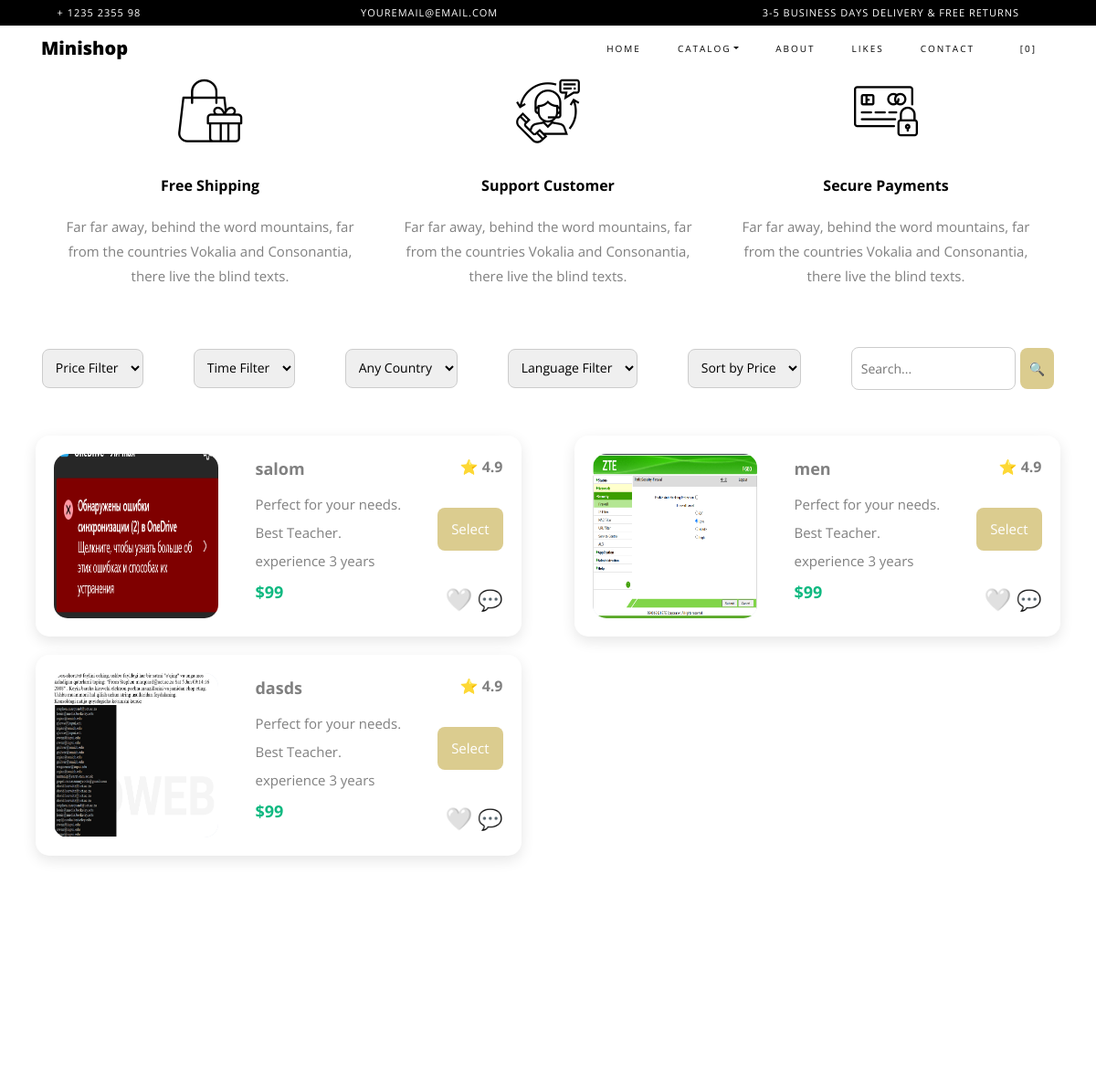
The app's page / (upper part), older data.
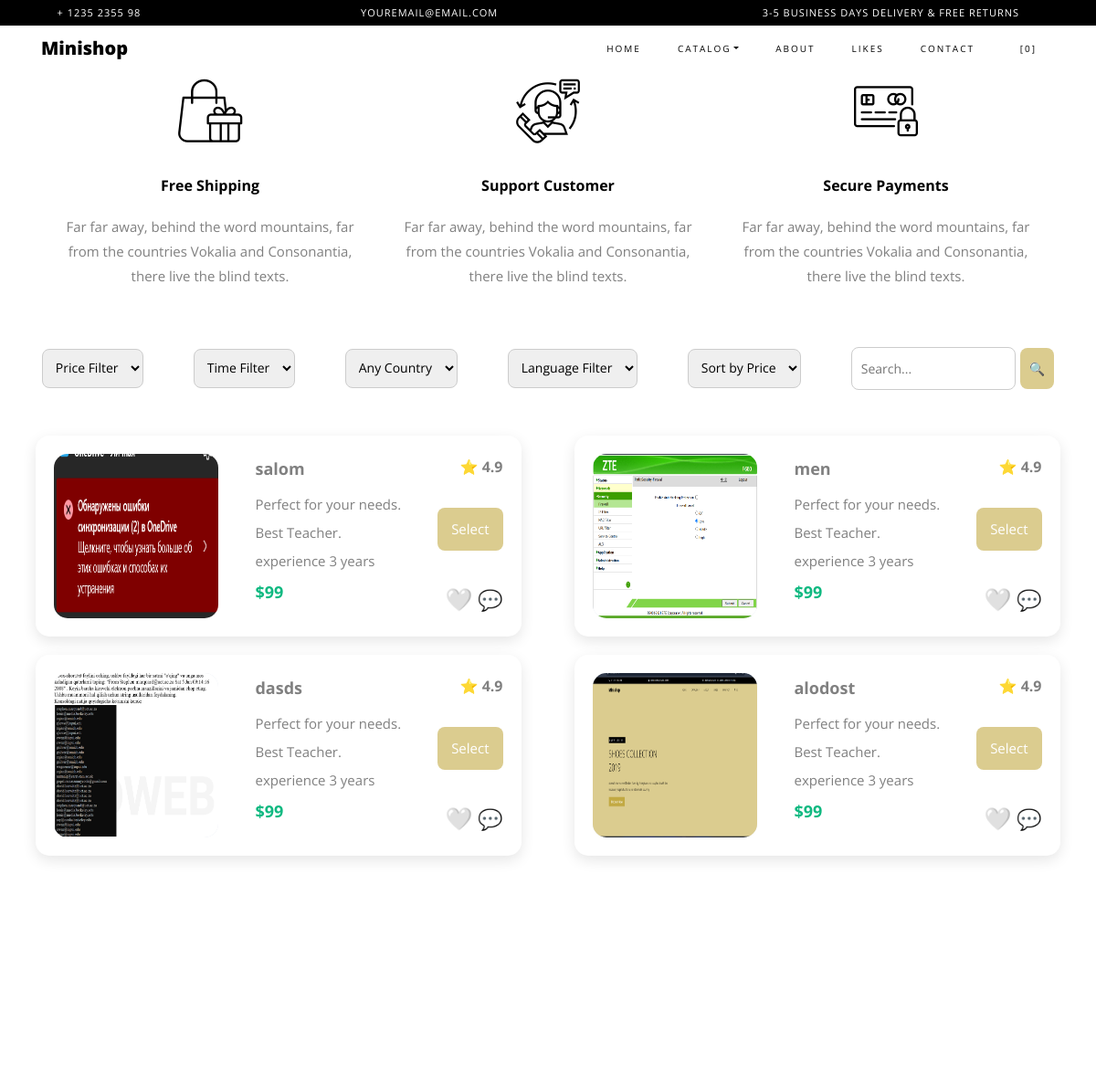
The same page, newer data.
### translator/models.py (models this page shows)
class Image(models.Model):
    title = models.CharField(max_length=50)
    image = models.ImageField(upload_to="images/")

### translator/views.py (the view)
# urls.py: path("",Index.as_view(),name="index")
class Index(ListView):
    model = Image
    context_object_name = "images"
    template_name = "translator/index.html"

### translator/templates/translator/index.html (shortened to what this page needs)
{% extends "base.html" %}
{% block main %}
    {% include 'translator/components/free.html' %}
    {% include 'translator/components/filter.html' %}
    {% include 'translator/components/cart.html' %}
{% endblock main %}

### translator/templates/translator/components/filter.html (shortened to what this page needs)
<section class="filter">
		<div class="filter-section">
			<select onchange="filter(this.value, 'price')">
				<option disabled selected>Price Filter</option>
			</select>
			<select onchange="filter(this.value, 'time')">
				<option disabled selected>Time Filter</option>
			</select>
			<select onchange="filter(this.value, 'country')">
				<option disabled selected>Any Country</option>
			</select>
			<select onchange="filter(this.value, 'language')">
				<option disabled selected>Language Filter</option>
			</select>
			<select onchange="sort(this.value)">
				<option disabled selected>Sort by Price</option>
			</select>
			<div class="search-box">
				<input type="text" id="searchInput" placeholder="Search..." />
				<button class="button" onclick="search()">🔍</button>
			</div>
		</div>
		<div class="card">
			{% for image in images %}
			<div class="card horizontal">
				<div class="card-left">
					<img class="image" src="{{image.image.url}}" alt="">
				</div>
				<div class="card-middle">
					<div class="top">
						<span class="name">{{image.title}}</span>
					</div>
					<div class="info">
						<p>Perfect for your needs.</p>
						<p>Best Teacher.</p>
						<p>experience 3 years</p>
						<span class="price">$99</span>
					</div>
				</div>
				<div class="card-right">
					<div class="rating">⭐ 4.9</div>
					<button class="select">Select</button>
					<div class="icons">
					  <span class="heart" onclick="toggleHeart(this)">🤍</span>
					  💬
					</div>
				  </div>
			</div>
			{% endfor %}
		</div>
	</section>

Row changes from the older to the newer data that the page shows:
added Image: image (picture), title "alodost"
